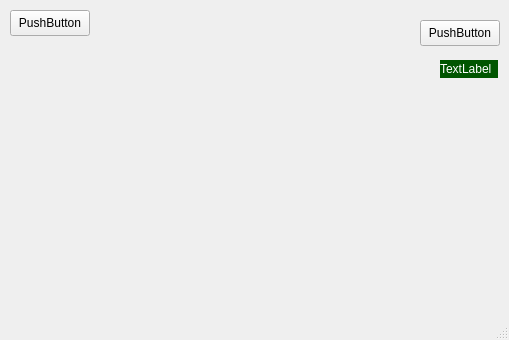
<?xml version="1.0" encoding="UTF-8"?>
<ui version="4.0">
 <class>MainWindow</class>
 <widget class="QMainWindow" name="MainWindow">
  <property name="geometry">
   <rect>
    <x>0</x>
    <y>0</y>
    <width>509</width>
    <height>340</height>
   </rect>
  </property>
  <property name="windowTitle">
   <string>MainWindow</string>
  </property>
  <widget class="QWidget" name="centralwidget">
   <widget class="QPushButton" name="pushButton">
    <property name="geometry">
     <rect>
      <x>10</x>
      <y>10</y>
      <width>80</width>
      <height>26</height>
     </rect>
    </property>
    <property name="text">
     <string>PushButton</string>
    </property>
   </widget>
   <widget class="QPushButton" name="pushButton_2">
    <property name="geometry">
     <rect>
      <x>420</x>
      <y>20</y>
      <width>80</width>
      <height>26</height>
     </rect>
    </property>
    <property name="text">
     <string>PushButton</string>
    </property>
   </widget>
   <widget class="QLabel" name="label">
    <property name="geometry">
     <rect>
      <x>440</x>
      <y>60</y>
      <width>58</width>
      <height>18</height>
     </rect>
    </property>
    <property name="styleSheet">
     <string notr="true">background-color:#050;
color:#fff;</string>
    </property>
    <property name="text">
     <string>TextLabel</string>
    </property>
   </widget>
  </widget>
  <widget class="QMenuBar" name="menubar">
   <property name="geometry">
    <rect>
     <x>0</x>
     <y>0</y>
     <width>509</width>
     <height>23</height>
    </rect>
   </property>
  </widget>
  <widget class="QStatusBar" name="statusbar"/>
 </widget>
 <resources/>
 <connections/>
</ui>
